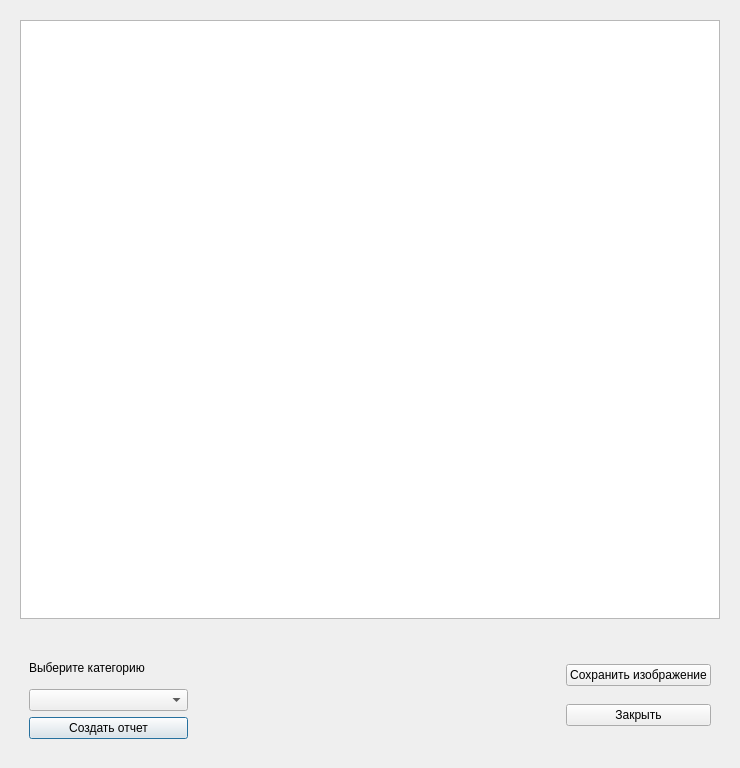
<?xml version="1.0" encoding="UTF-8"?>
<ui version="4.0">
 <class>RepByCat</class>
 <widget class="QDialog" name="RepByCat">
  <property name="geometry">
   <rect>
    <x>0</x>
    <y>0</y>
    <width>740</width>
    <height>768</height>
   </rect>
  </property>
  <property name="windowTitle">
   <string>RepByCat</string>
  </property>
  <layout class="QVBoxLayout" name="verticalLayout" stretch="5,1">
   <item>
    <widget class="QGroupBox" name="groupBox">
     <property name="styleSheet">
      <string notr="true">QGroupBox {border: none;}</string>
     </property>
     <property name="title">
      <string/>
     </property>
     <layout class="QGridLayout" name="gridLayout">
      <item row="0" column="0">
       <widget class="QGraphicsView" name="report_img"/>
      </item>
     </layout>
    </widget>
   </item>
   <item>
    <widget class="QGroupBox" name="groupBox_2">
     <property name="styleSheet">
      <string notr="true">QGroupBox {border: none;}</string>
     </property>
     <property name="title">
      <string/>
     </property>
     <layout class="QHBoxLayout" name="horizontalLayout" stretch="2,4,0">
      <item>
       <widget class="QGroupBox" name="groupBox_3">
        <property name="title">
         <string/>
        </property>
        <layout class="QVBoxLayout" name="verticalLayout_2">
         <item>
          <widget class="QLabel" name="label">
           <property name="text">
            <string>Выберите категорию</string>
           </property>
          </widget>
         </item>
         <item>
          <widget class="QComboBox" name="categories"/>
         </item>
         <item>
          <widget class="QPushButton" name="create_report">
           <property name="text">
            <string>Создать отчет</string>
           </property>
          </widget>
         </item>
        </layout>
       </widget>
      </item>
      <item>
       <spacer name="horizontalSpacer">
        <property name="orientation">
         <enum>Qt::Orientation::Horizontal</enum>
        </property>
        <property name="sizeHint" stdset="0">
         <size>
          <width>40</width>
          <height>20</height>
         </size>
        </property>
       </spacer>
      </item>
      <item>
       <widget class="QGroupBox" name="groupBox_4">
        <property name="title">
         <string/>
        </property>
        <layout class="QVBoxLayout" name="verticalLayout_3">
         <item>
          <widget class="QPushButton" name="save_report">
           <property name="text">
            <string>Сохранить изображение</string>
           </property>
          </widget>
         </item>
         <item>
          <widget class="QPushButton" name="close">
           <property name="text">
            <string>Закрыть</string>
           </property>
          </widget>
         </item>
        </layout>
       </widget>
      </item>
     </layout>
    </widget>
   </item>
  </layout>
 </widget>
 <resources/>
 <connections/>
</ui>
